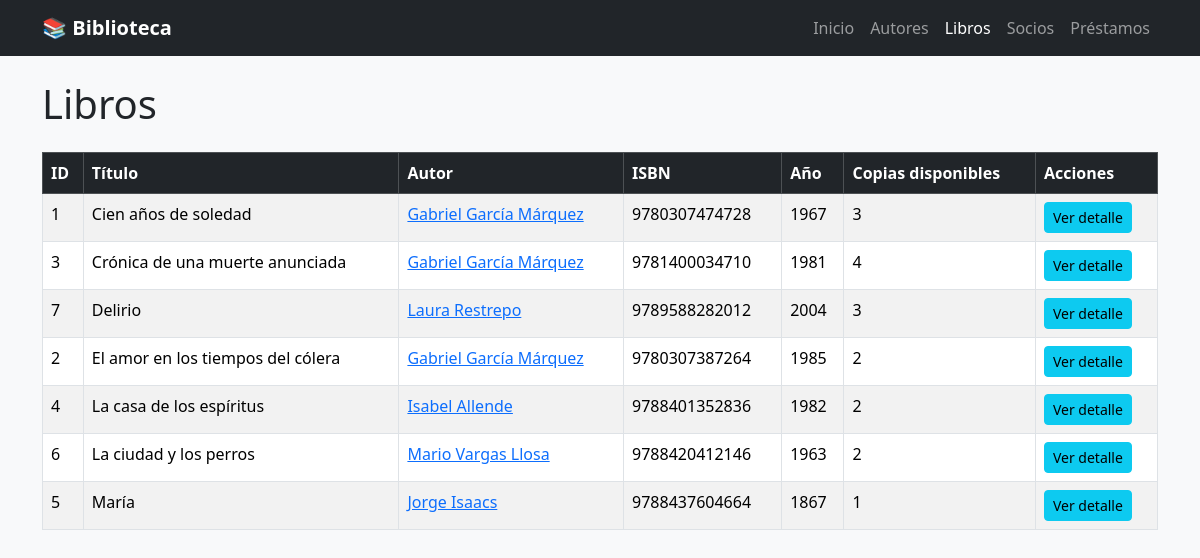
The app's page /libros/ with its own data.
### gestion/models.py (models this page shows, shortened)
class Libro(models.Model):
    titulo = models.CharField(max_length=200)
    isbn = models.CharField(max_length=13, unique=True)
    anio_publicacion = models.PositiveIntegerField()
    copias_disponibles = models.PositiveIntegerField(default=1)
    autor = models.ForeignKey(Autor, on_delete=models.CASCADE, related_name='libros')

class Autor(models.Model):
    nombre = models.CharField(max_length=100)
    nacionalidad = models.CharField(max_length=50, blank=True)
    class Meta:
        verbose_name_plural = "Autores"

### gestion/views.py (the view)
# urls.py: path('libros/', views.lista_libros, name='lista_libros'),
def lista_libros(request):
    libros = Libro.objects.select_related('autor').order_by('titulo')
    return render(request, 'gestion/libro_list.html', {'libros': libros})

### gestion/templates/gestion/libro_list.html (shortened to what this page needs)
{% extends 'gestion/base.html' %}
{% block content %}
<h1 class="mb-4">Libros</h1>
<table class="table table-striped table-hover table-bordered bg-white">
    <thead class="table-dark">
        <tr>
            <th>ID</th>
            <th>Título</th>
            <th>Autor</th>
            <th>ISBN</th>
            <th>Año</th>
            <th>Copias disponibles</th>
            <th>Acciones</th>
        </tr>
    </thead>
    <tbody>
        {% for libro in libros %}
        <tr>
            <td>{{ libro.id }}</td>
            <td>{{ libro.titulo }}</td>
            <td><a href="{% url 'detalle_autor' libro.autor.pk %}">{{ libro.autor.nombre }}</a></td>
            <td>{{ libro.isbn }}</td>
            <td>{{ libro.anio_publicacion }}</td>
            <td>{{ libro.copias_disponibles }}</td>
            <td><a href="{% url 'detalle_libro' libro.pk %}" class="btn btn-info btn-sm">Ver detalle</a></td>
        </tr>
        {% empty %}
        <tr><td colspan="7" class="text-center">No hay libros registrados.</td></tr>
        {% endfor %}
    </tbody>
</table>
{% endblock %}

### gestion/templates/gestion/base.html (shortened to what this page needs)
<!DOCTYPE html>
<html lang="es">
<head>
    <link href="https://cdn.jsdelivr.net/npm/bootstrap@5.3.3/dist/css/bootstrap.min.css" rel="stylesheet">
</head>
<body class="bg-light">
    {% with url=request.resolver_match.url_name %}
    <nav class="navbar navbar-expand navbar-dark bg-dark mb-4">
        <div class="container">
            <a class="navbar-brand fw-bold" href="{% url 'inicio' %}">📚 Biblioteca</a>
            <ul class="navbar-nav">
                <li class="nav-item">
                    <a class="nav-link {% if url == 'inicio' %}active{% endif %}" href="{% url 'inicio' %}">Inicio</a>
                </li>
                <li class="nav-item">
                    <a class="nav-link {% if 'autor' in url %}active{% endif %}" href="{% url 'lista_autores' %}">Autores</a>
                </li>
                <li class="nav-item">
                    <a class="nav-link {% if 'libro' in url %}active{% endif %}" href="{% url 'lista_libros' %}">Libros</a>
                </li>
                <li class="nav-item">
                    <a class="nav-link {% if 'socio' in url %}active{% endif %}" href="{% url 'lista_socios' %}">Socios</a>
                </li>
                <li class="nav-item">
                    <a class="nav-link {% if 'prestamo' in url %}active{% endif %}" href="{% url 'lista_prestamos' %}">Préstamos</a>
                </li>
            </ul>
        </div>
    </nav>
    {% endwith %}
    <main class="container mb-5">
        {% block content %}{% endblock %}
    </main>
</body>
</html>

### records on screen
Libro: id "1", titulo "Cien años de soledad", autor.nombre "Gabriel García Márquez", isbn "9780307474728", anio_publicacion "1967", copias_disponibles "3"
Libro: id "3", titulo "Crónica de una muerte anunciada", autor.nombre "Gabriel García Márquez", isbn "9781400034710", anio_publicacion "1981", copias_disponibles "4"
Libro: id "7", titulo "Delirio", autor.nombre "Laura Restrepo", isbn "9789588282012", anio_publicacion "2004", copias_disponibles "3"
Libro: id "2", titulo "El amor en los tiempos del cólera", autor.nombre "Gabriel García Márquez", isbn "9780307387264", anio_publicacion "1985", copias_disponibles "2"
Libro: id "4", titulo "La casa de los espíritus", autor.nombre "Isabel Allende", isbn "9788401352836", anio_publicacion "1982", copias_disponibles "2"
Libro: id "6", titulo "La ciudad y los perros", autor.nombre "Mario Vargas Llosa", isbn "9788420412146", anio_publicacion "1963", copias_disponibles "2"
Libro: id "5", titulo "María", autor.nombre "Jorge Isaacs", isbn "9788437604664", anio_publicacion "1867", copias_disponibles "1"
